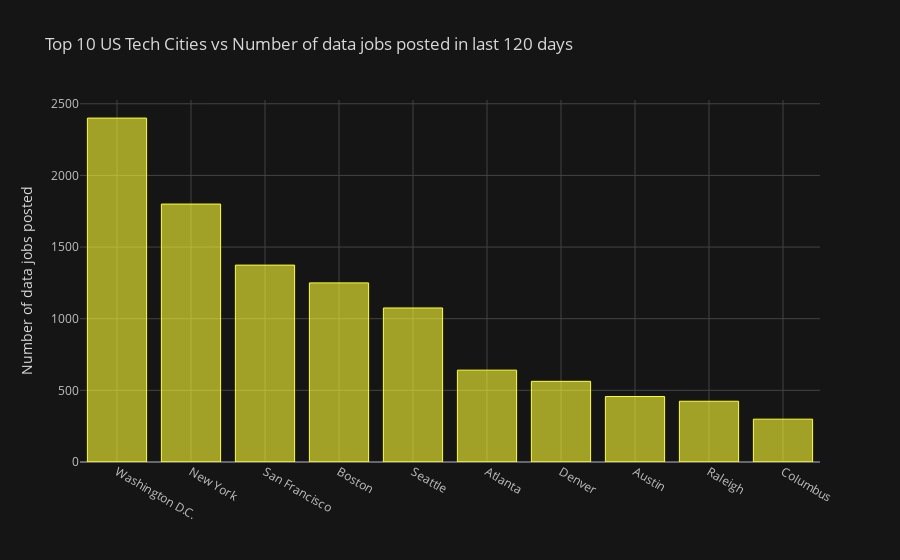

Here is the notebook cell this chart was saved with:
### Code cell
# displaying city-wise count of data jobs posted in last 120 days in sorted order (ascending)

citywise_job_count.iplot(kind='bar', x='updated_city', y='job_count', 
                         yTitle='Number of data jobs posted', 
                         title='Top 10 US Tech Cities vs Number of data jobs posted in last 120 days',
                         theme='solar',
                         colors='yellow')

### Figure 1 — Plotly figure (JSON) as saved in the notebook; plotly's stock layout.template omitted (floating-point values rounded to 4 significant figures)
{"data": [{"marker": {"color": "rgba(255, 255, 51, 0.6)", "line": {"color": "rgba(255, 255, 51, 1.0)", "width": 1}}, "name": "job_count", "orientation": "v", "text": "", "type": "bar", "x": ["Washington D.C.", "New York", "San Francisco", "Boston", "Seattle", "Atlanta", "Denver", "Austin", "Raleigh", "Columbus"], "y": [2400, 1800, 1374, 1250, 1075, 641, 563, 457, 424, 299]}], "layout": {"legend": {"bgcolor": "#151516", "font": {"color": "#D9D9D9"}}, "paper_bgcolor": "#151516", "plot_bgcolor": "#151516", "title": {"font": {"color": "#D9D9D9"}, "text": "Top 10 US Tech Cities vs Number of data jobs posted in last 120 days"}, "xaxis": {"gridcolor": "#434343", "showgrid": true, "tickfont": {"color": "#C2C2C2"}, "title": {"font": {"color": "#D9D9D9"}, "text": ""}, "zerolinecolor": "#666570"}, "yaxis": {"gridcolor": "#434343", "showgrid": true, "tickfont": {"color": "#C2C2C2"}, "title": {"font": {"color": "#D9D9D9"}, "text": "Number of data jobs posted"}, "zerolinecolor": "#666570"}}}
